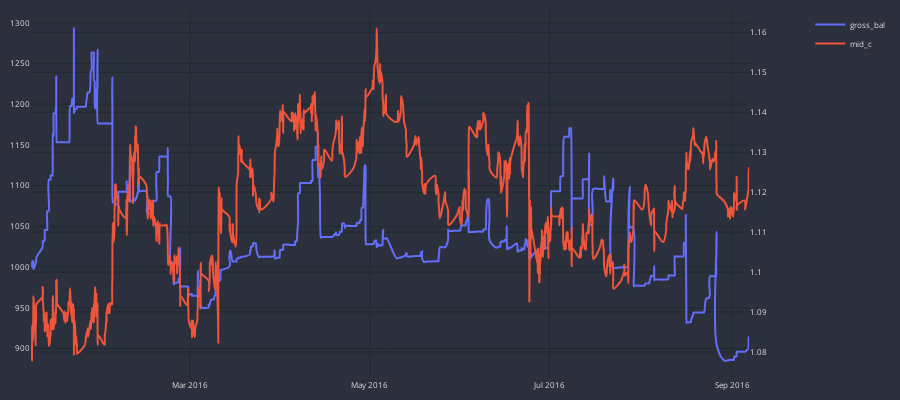

This figure's notebook cell:
### Code cell
cp = CandlePlot(d.df['d'], candles=False)
cp.add_traces(line_traces=['gross_bal'])
cp.add_traces(line_traces=['mid_c'], is_sec=True)
cp.show_plot()

### Figure 1 — Plotly figure (JSON) as saved in the notebook; plotly's stock layout.template omitted (floating-point values rounded to 4 significant figures; data arrays with more than 128 entries replaced by an {"elided": "..."} marker saying what was removed)
{"data": [{"line": {"shape": "spline", "width": 2}, "name": "gross_bal", "type": "scatter", "x": {"elided": "1640 str values"}, "xaxis": "x", "y": {"elided": "1640 float values"}, "yaxis": "y"}, {"line": {"shape": "spline", "width": 2}, "name": "mid_c", "type": "scatter", "x": {"elided": "1640 str values"}, "xaxis": "x", "y": {"elided": "1640 float values"}, "yaxis": "y2"}], "layout": {"font": {"color": "#e1e1e1", "size": 8}, "height": 400, "margin": {"b": 10, "l": 10, "r": 10, "t": 10}, "paper_bgcolor": "#2c303c", "plot_bgcolor": "#2c303c", "width": 900, "xaxis": {"anchor": "y", "domain": [0, 0.94], "gridcolor": "#1f292f", "nticks": 5, "rangeslider": {"visible": false}}, "yaxis": {"anchor": "x", "domain": [0, 1], "gridcolor": "#1f292f"}, "yaxis2": {"anchor": "x", "gridcolor": "#1f292f", "overlaying": "y", "side": "right"}}}
